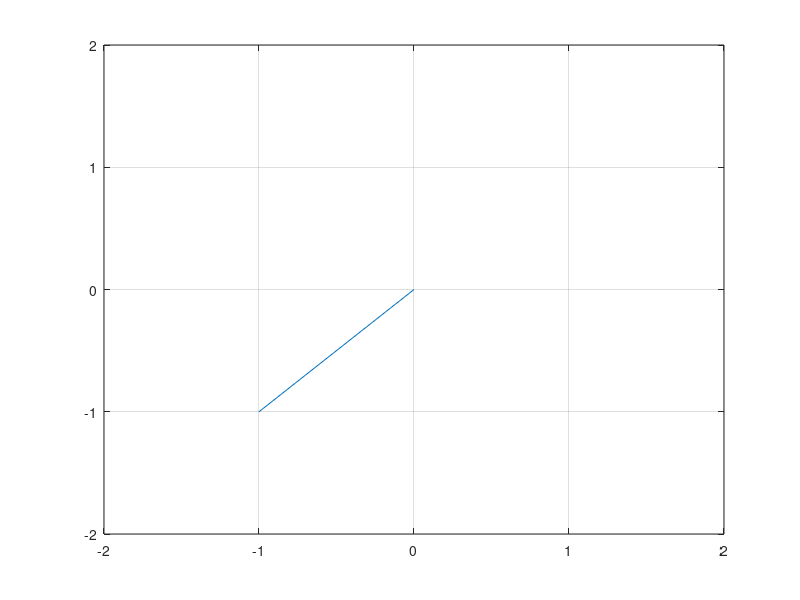

Here is the MATLAB script that generated this plot:
clear; close all; clc;
a = 2;
A = [0 1;0 1];
g=plot(A(1,:),A(2,:));
hold on
axis([-a a -a a])
grid on
phi = pi;
for i = 1:360
    rot =[cos(phi*i/360) -sin(phi*i/360);
        sin(phi*i/360) cos(phi*i/360)];
    A1 = rot*A;
    pause(0.001);
    set(g,'Xdata',A1(1,:), 'YData',A1(2,:));
    drawnow
end
